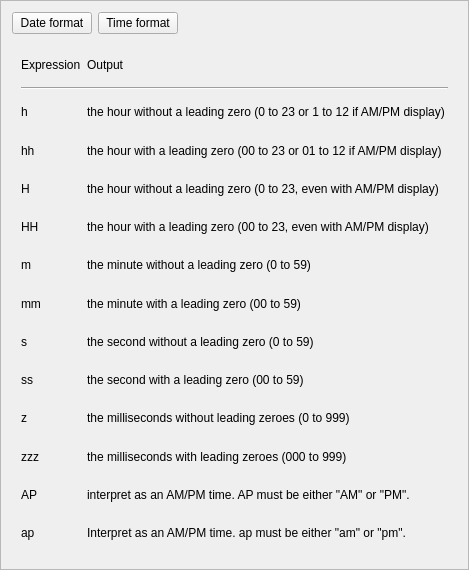
<?xml version="1.0" encoding="UTF-8"?>
<ui version="4.0">
 <class>DateTimeHelpWidget</class>
 <widget class="QFrame" name="DateTimeHelpWidget">
  <property name="geometry">
   <rect>
    <x>0</x>
    <y>0</y>
    <width>469</width>
    <height>570</height>
   </rect>
  </property>
  <property name="windowTitle">
   <string>Datetime format help</string>
  </property>
  <property name="frameShape">
   <enum>QFrame::StyledPanel</enum>
  </property>
  <property name="frameShadow">
   <enum>QFrame::Raised</enum>
  </property>
  <layout class="QGridLayout" name="gridLayout_2">
   <item row="0" column="1">
    <widget class="QPushButton" name="timeFormatButton">
     <property name="text">
      <string>Time format</string>
     </property>
     <property name="checkable">
      <bool>true</bool>
     </property>
    </widget>
   </item>
   <item row="0" column="0">
    <widget class="QPushButton" name="dateFormatButton">
     <property name="text">
      <string>Date format</string>
     </property>
     <property name="checkable">
      <bool>true</bool>
     </property>
     <property name="checked">
      <bool>false</bool>
     </property>
    </widget>
   </item>
   <item row="0" column="2">
    <spacer name="horizontalSpacer">
     <property name="orientation">
      <enum>Qt::Horizontal</enum>
     </property>
     <property name="sizeHint" stdset="0">
      <size>
       <width>40</width>
       <height>20</height>
      </size>
     </property>
    </spacer>
   </item>
   <item row="1" column="0" colspan="3">
    <widget class="QStackedWidget" name="stackedWidget">
     <property name="currentIndex">
      <number>1</number>
     </property>
     <widget class="QWidget" name="datePage">
      <layout class="QGridLayout" name="gridLayout">
       <item row="0" column="0">
        <widget class="QLabel" name="expressionHeader">
         <property name="text">
          <string>Expression</string>
         </property>
        </widget>
       </item>
       <item row="0" column="1">
        <widget class="QLabel" name="outputHeader">
         <property name="text">
          <string>Output</string>
         </property>
        </widget>
       </item>
       <item row="1" column="0" colspan="2">
        <widget class="Line" name="line">
         <property name="orientation">
          <enum>Qt::Horizontal</enum>
         </property>
        </widget>
       </item>
       <item row="2" column="0">
        <widget class="QLabel" name="label">
         <property name="sizePolicy">
          <sizepolicy hsizetype="Maximum" vsizetype="Preferred">
           <horstretch>0</horstretch>
           <verstretch>0</verstretch>
          </sizepolicy>
         </property>
         <property name="text">
          <string notr="true">d</string>
         </property>
        </widget>
       </item>
       <item row="2" column="1">
        <widget class="QLabel" name="label_2">
         <property name="text">
          <string>the day as number without a leading zero (1 to 31)</string>
         </property>
         <property name="wordWrap">
          <bool>true</bool>
         </property>
        </widget>
       </item>
       <item row="3" column="0">
        <widget class="QLabel" name="label_3">
         <property name="sizePolicy">
          <sizepolicy hsizetype="Maximum" vsizetype="Preferred">
           <horstretch>0</horstretch>
           <verstretch>0</verstretch>
          </sizepolicy>
         </property>
         <property name="text">
          <string notr="true">dd</string>
         </property>
        </widget>
       </item>
       <item row="3" column="1">
        <widget class="QLabel" name="label_4">
         <property name="text">
          <string>the day as number with a leading zero (01 to 31)</string>
         </property>
         <property name="wordWrap">
          <bool>true</bool>
         </property>
        </widget>
       </item>
       <item row="4" column="0">
        <widget class="QLabel" name="label_5">
         <property name="sizePolicy">
          <sizepolicy hsizetype="Maximum" vsizetype="Preferred">
           <horstretch>0</horstretch>
           <verstretch>0</verstretch>
          </sizepolicy>
         </property>
         <property name="text">
          <string notr="true">ddd</string>
         </property>
        </widget>
       </item>
       <item row="4" column="1">
        <widget class="QLabel" name="label_12">
         <property name="text">
          <string>the abbreviated localized day name (e.g. 'Mon' to 'Sun').</string>
         </property>
         <property name="wordWrap">
          <bool>true</bool>
         </property>
        </widget>
       </item>
       <item row="5" column="0">
        <widget class="QLabel" name="label_6">
         <property name="sizePolicy">
          <sizepolicy hsizetype="Maximum" vsizetype="Preferred">
           <horstretch>0</horstretch>
           <verstretch>0</verstretch>
          </sizepolicy>
         </property>
         <property name="text">
          <string notr="true">dddd</string>
         </property>
        </widget>
       </item>
       <item row="5" column="1">
        <widget class="QLabel" name="label_13">
         <property name="text">
          <string>the long localized day name (e.g. 'Monday' to 'Sunday').</string>
         </property>
         <property name="wordWrap">
          <bool>true</bool>
         </property>
        </widget>
       </item>
       <item row="6" column="0">
        <widget class="QLabel" name="label_7">
         <property name="sizePolicy">
          <sizepolicy hsizetype="Maximum" vsizetype="Preferred">
           <horstretch>0</horstretch>
           <verstretch>0</verstretch>
          </sizepolicy>
         </property>
         <property name="text">
          <string notr="true">M</string>
         </property>
        </widget>
       </item>
       <item row="6" column="1">
        <widget class="QLabel" name="label_14">
         <property name="text">
          <string>the month as number without a leading zero (1-12)</string>
         </property>
         <property name="wordWrap">
          <bool>true</bool>
         </property>
        </widget>
       </item>
       <item row="7" column="0">
        <widget class="QLabel" name="label_8">
         <property name="sizePolicy">
          <sizepolicy hsizetype="Maximum" vsizetype="Preferred">
           <horstretch>0</horstretch>
           <verstretch>0</verstretch>
          </sizepolicy>
         </property>
         <property name="text">
          <string notr="true">MM</string>
         </property>
        </widget>
       </item>
       <item row="7" column="1">
        <widget class="QLabel" name="label_15">
         <property name="text">
          <string>the month as number with a leading zero (01-12)</string>
         </property>
         <property name="wordWrap">
          <bool>true</bool>
         </property>
        </widget>
       </item>
       <item row="8" column="0">
        <widget class="QLabel" name="label_9">
         <property name="sizePolicy">
          <sizepolicy hsizetype="Maximum" vsizetype="Preferred">
           <horstretch>0</horstretch>
           <verstretch>0</verstretch>
          </sizepolicy>
         </property>
         <property name="text">
          <string notr="true">MMM</string>
         </property>
        </widget>
       </item>
       <item row="8" column="1">
        <widget class="QLabel" name="label_16">
         <property name="text">
          <string>the abbreviated localized month name (e.g. 'Jan' to 'Dec').</string>
         </property>
         <property name="wordWrap">
          <bool>true</bool>
         </property>
        </widget>
       </item>
       <item row="9" column="0">
        <widget class="QLabel" name="label_10">
         <property name="sizePolicy">
          <sizepolicy hsizetype="Maximum" vsizetype="Preferred">
           <horstretch>0</horstretch>
           <verstretch>0</verstretch>
          </sizepolicy>
         </property>
         <property name="text">
          <string notr="true">MMMM</string>
         </property>
        </widget>
       </item>
       <item row="9" column="1">
        <widget class="QLabel" name="label_17">
         <property name="text">
          <string>the long localized month name (e.g. 'January' to 'December').</string>
         </property>
         <property name="wordWrap">
          <bool>true</bool>
         </property>
        </widget>
       </item>
       <item row="10" column="0">
        <widget class="QLabel" name="label_11">
         <property name="sizePolicy">
          <sizepolicy hsizetype="Maximum" vsizetype="Preferred">
           <horstretch>0</horstretch>
           <verstretch>0</verstretch>
          </sizepolicy>
         </property>
         <property name="text">
          <string notr="true">YY</string>
         </property>
        </widget>
       </item>
       <item row="10" column="1">
        <widget class="QLabel" name="label_18">
         <property name="text">
          <string>the year as two digit number (00-99)</string>
         </property>
         <property name="wordWrap">
          <bool>true</bool>
         </property>
        </widget>
       </item>
       <item row="11" column="0">
        <widget class="QLabel" name="label_19">
         <property name="sizePolicy">
          <sizepolicy hsizetype="Maximum" vsizetype="Preferred">
           <horstretch>0</horstretch>
           <verstretch>0</verstretch>
          </sizepolicy>
         </property>
         <property name="text">
          <string notr="true">YYYY</string>
         </property>
        </widget>
       </item>
       <item row="11" column="1">
        <widget class="QLabel" name="label_20">
         <property name="text">
          <string>the year as four digit number</string>
         </property>
        </widget>
       </item>
      </layout>
     </widget>
     <widget class="QWidget" name="timePage">
      <layout class="QGridLayout" name="gridLayout_3">
       <item row="6" column="1">
        <widget class="QLabel" name="label_25">
         <property name="text">
          <string>the minute without a leading zero (0 to 59)</string>
         </property>
         <property name="wordWrap">
          <bool>true</bool>
         </property>
        </widget>
       </item>
       <item row="4" column="1">
        <widget class="QLabel" name="label_21">
         <property name="text">
          <string>the hour without a leading zero (0 to 23, even with AM/PM display)</string>
         </property>
         <property name="wordWrap">
          <bool>true</bool>
         </property>
        </widget>
       </item>
       <item row="1" column="0" colspan="2">
        <widget class="Line" name="line_2">
         <property name="orientation">
          <enum>Qt::Horizontal</enum>
         </property>
        </widget>
       </item>
       <item row="6" column="0">
        <widget class="QLabel" name="label_22">
         <property name="sizePolicy">
          <sizepolicy hsizetype="Maximum" vsizetype="Preferred">
           <horstretch>0</horstretch>
           <verstretch>0</verstretch>
          </sizepolicy>
         </property>
         <property name="text">
          <string notr="true">m</string>
         </property>
        </widget>
       </item>
       <item row="2" column="1">
        <widget class="QLabel" name="label_23">
         <property name="text">
          <string>the hour without a leading zero (0 to 23 or 1 to 12 if AM/PM display)</string>
         </property>
         <property name="wordWrap">
          <bool>true</bool>
         </property>
        </widget>
       </item>
       <item row="0" column="0">
        <widget class="QLabel" name="expressionHeader_2">
         <property name="text">
          <string>Expression</string>
         </property>
        </widget>
       </item>
       <item row="8" column="0">
        <widget class="QLabel" name="label_32">
         <property name="sizePolicy">
          <sizepolicy hsizetype="Maximum" vsizetype="Preferred">
           <horstretch>0</horstretch>
           <verstretch>0</verstretch>
          </sizepolicy>
         </property>
         <property name="text">
          <string notr="true">s</string>
         </property>
        </widget>
       </item>
       <item row="9" column="0">
        <widget class="QLabel" name="label_33">
         <property name="sizePolicy">
          <sizepolicy hsizetype="Maximum" vsizetype="Preferred">
           <horstretch>0</horstretch>
           <verstretch>0</verstretch>
          </sizepolicy>
         </property>
         <property name="text">
          <string notr="true">ss</string>
         </property>
        </widget>
       </item>
       <item row="10" column="0">
        <widget class="QLabel" name="label_34">
         <property name="sizePolicy">
          <sizepolicy hsizetype="Maximum" vsizetype="Preferred">
           <horstretch>0</horstretch>
           <verstretch>0</verstretch>
          </sizepolicy>
         </property>
         <property name="text">
          <string notr="true">z</string>
         </property>
        </widget>
       </item>
       <item row="11" column="0">
        <widget class="QLabel" name="label_35">
         <property name="sizePolicy">
          <sizepolicy hsizetype="Maximum" vsizetype="Preferred">
           <horstretch>0</horstretch>
           <verstretch>0</verstretch>
          </sizepolicy>
         </property>
         <property name="text">
          <string notr="true">zzz</string>
         </property>
        </widget>
       </item>
       <item row="12" column="0">
        <widget class="QLabel" name="label_36">
         <property name="sizePolicy">
          <sizepolicy hsizetype="Maximum" vsizetype="Preferred">
           <horstretch>0</horstretch>
           <verstretch>0</verstretch>
          </sizepolicy>
         </property>
         <property name="text">
          <string notr="true">AP</string>
         </property>
        </widget>
       </item>
       <item row="2" column="0">
        <widget class="QLabel" name="label_27">
         <property name="sizePolicy">
          <sizepolicy hsizetype="Maximum" vsizetype="Preferred">
           <horstretch>0</horstretch>
           <verstretch>0</verstretch>
          </sizepolicy>
         </property>
         <property name="text">
          <string notr="true">h</string>
         </property>
        </widget>
       </item>
       <item row="5" column="0">
        <widget class="QLabel" name="label_30">
         <property name="sizePolicy">
          <sizepolicy hsizetype="Maximum" vsizetype="Preferred">
           <horstretch>0</horstretch>
           <verstretch>0</verstretch>
          </sizepolicy>
         </property>
         <property name="text">
          <string notr="true">HH</string>
         </property>
        </widget>
       </item>
       <item row="5" column="1">
        <widget class="QLabel" name="label_28">
         <property name="text">
          <string>the hour with a leading zero (00 to 23, even with AM/PM display)</string>
         </property>
         <property name="wordWrap">
          <bool>true</bool>
         </property>
        </widget>
       </item>
       <item row="4" column="0">
        <widget class="QLabel" name="label_24">
         <property name="sizePolicy">
          <sizepolicy hsizetype="Maximum" vsizetype="Preferred">
           <horstretch>0</horstretch>
           <verstretch>0</verstretch>
          </sizepolicy>
         </property>
         <property name="text">
          <string notr="true">H</string>
         </property>
        </widget>
       </item>
       <item row="0" column="1">
        <widget class="QLabel" name="outputHeader_2">
         <property name="text">
          <string>Output</string>
         </property>
        </widget>
       </item>
       <item row="3" column="1">
        <widget class="QLabel" name="label_26">
         <property name="text">
          <string>the hour with a leading zero (00 to 23 or 01 to 12 if AM/PM display)</string>
         </property>
         <property name="wordWrap">
          <bool>true</bool>
         </property>
        </widget>
       </item>
       <item row="7" column="0">
        <widget class="QLabel" name="label_31">
         <property name="sizePolicy">
          <sizepolicy hsizetype="Maximum" vsizetype="Preferred">
           <horstretch>0</horstretch>
           <verstretch>0</verstretch>
          </sizepolicy>
         </property>
         <property name="text">
          <string notr="true">mm</string>
         </property>
        </widget>
       </item>
       <item row="3" column="0">
        <widget class="QLabel" name="label_29">
         <property name="sizePolicy">
          <sizepolicy hsizetype="Maximum" vsizetype="Preferred">
           <horstretch>0</horstretch>
           <verstretch>0</verstretch>
          </sizepolicy>
         </property>
         <property name="text">
          <string notr="true">hh</string>
         </property>
        </widget>
       </item>
       <item row="13" column="0">
        <widget class="QLabel" name="label_37">
         <property name="sizePolicy">
          <sizepolicy hsizetype="Maximum" vsizetype="Preferred">
           <horstretch>0</horstretch>
           <verstretch>0</verstretch>
          </sizepolicy>
         </property>
         <property name="text">
          <string notr="true">ap</string>
         </property>
        </widget>
       </item>
       <item row="7" column="1">
        <widget class="QLabel" name="label_38">
         <property name="text">
          <string>the minute with a leading zero (00 to 59)</string>
         </property>
         <property name="wordWrap">
          <bool>true</bool>
         </property>
        </widget>
       </item>
       <item row="8" column="1">
        <widget class="QLabel" name="label_39">
         <property name="text">
          <string>the second without a leading zero (0 to 59)</string>
         </property>
         <property name="wordWrap">
          <bool>true</bool>
         </property>
        </widget>
       </item>
       <item row="9" column="1">
        <widget class="QLabel" name="label_40">
         <property name="text">
          <string>the second with a leading zero (00 to 59)</string>
         </property>
         <property name="wordWrap">
          <bool>true</bool>
         </property>
        </widget>
       </item>
       <item row="10" column="1">
        <widget class="QLabel" name="label_41">
         <property name="text">
          <string>the milliseconds without leading zeroes (0 to 999)</string>
         </property>
         <property name="wordWrap">
          <bool>true</bool>
         </property>
        </widget>
       </item>
       <item row="11" column="1">
        <widget class="QLabel" name="label_42">
         <property name="text">
          <string>the milliseconds with leading zeroes (000 to 999)</string>
         </property>
         <property name="wordWrap">
          <bool>true</bool>
         </property>
        </widget>
       </item>
       <item row="12" column="1">
        <widget class="QLabel" name="label_43">
         <property name="text">
          <string>interpret as an AM/PM time. AP must be either &quot;AM&quot; or &quot;PM&quot;.</string>
         </property>
         <property name="wordWrap">
          <bool>true</bool>
         </property>
        </widget>
       </item>
       <item row="13" column="1">
        <widget class="QLabel" name="label_44">
         <property name="text">
          <string>Interpret as an AM/PM time. ap must be either &quot;am&quot; or &quot;pm&quot;.</string>
         </property>
         <property name="wordWrap">
          <bool>true</bool>
         </property>
        </widget>
       </item>
      </layout>
     </widget>
    </widget>
   </item>
  </layout>
 </widget>
 <resources/>
 <connections/>
</ui>
